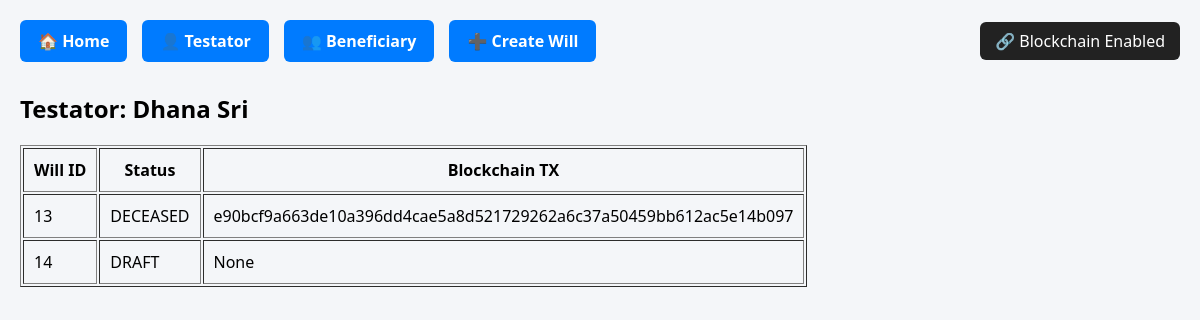
Screenshot of /testator/5/ with the database file from the repository.
### dashboard/models.py (models this page shows, shortened)
class Testator(models.Model):
    name = models.CharField(max_length=100)
    email = models.EmailField()
    aadhaar = models.CharField(
        max_length=12,
        unique=True,
        validators=[aadhaar_validator]
    )
    wallet_address = models.CharField(
    max_length=42,
    default="0x0000000000000000000000000000000000000000"
)

class Will(models.Model):
    class Status(models.TextChoices):
        DRAFT = "DRAFT", "Draft"
        ACTIVE = "ACTIVE", "Active"
        DECEASED = "DECEASED", "Deceased"
        COMPLETED = "COMPLETED", "Completed"
    testator = models.ForeignKey(Testator, on_delete=models.CASCADE)
    beneficiaries = models.ManyToManyField(Beneficiary)
    status = models.CharField(
        max_length=20,
        choices=Status.choices,
        default=Status.DRAFT
    )
    will_document = models.FileField(
        upload_to="wills/",
        null=True,
        blank=True
    )
    blockchain_tx = models.CharField(max_length=255, blank=True, null=True)
    ipfs_hash = models.CharField(max_length=255, blank=True, null=True)
    pq_signature = models.TextField(null=True, blank=True)
    created_at = models.DateTimeField(auto_now_add=True)
    updated_at = models.DateTimeField(auto_now=True)

### dashboard/views.py (the view)
# urls.py: path('testator/<int:testator_id>/', views.testator_detail, name='testator_detail'),
def testator_detail(request, testator_id):
    testator = Testator.objects.get(id=testator_id)
    wills = Will.objects.filter(testator=testator)
    distributions = AssetDistribution.objects.filter(will__testator=testator)
    return render(request, "dashboard/testator_detail.html", {
        "testator": testator,
        "wills": wills,
        "distributions": distributions
    })

### dashboard/templates/dashboard/testator_detail.html
{% extends "dashboard/home.html" %}
{% block content %}
<h2>Testator: {{ testator.name }}</h2>
<table border="1" cellpadding="10">
<tr>
    <th>Will ID</th>
    <th>Status</th>
    <th>Blockchain TX</th>
</tr>
{% for will in wills %}
<tr>
    <td>{{ will.id }}</td>
    <td>{{ will.status }}</td>
    <td>{{ will.blockchain_tx }}</td>
</tr>
{% endfor %}
{% endblock %}

### dashboard/templates/dashboard/home.html (style rules this page uses)
body { font-family: 'Segoe UI'; margin: 20px; background-color: #f4f6f9; }

### rows the page displays
Testator: name "Dhana Sri"
Will: id "13", status "DECEASED", blockchain_tx "e90bcf9a663de10a396dd4cae5a8d521729262a6c37a50459bb612ac5e14b097"
Will: id "14", status "DRAFT", blockchain_tx "None"
